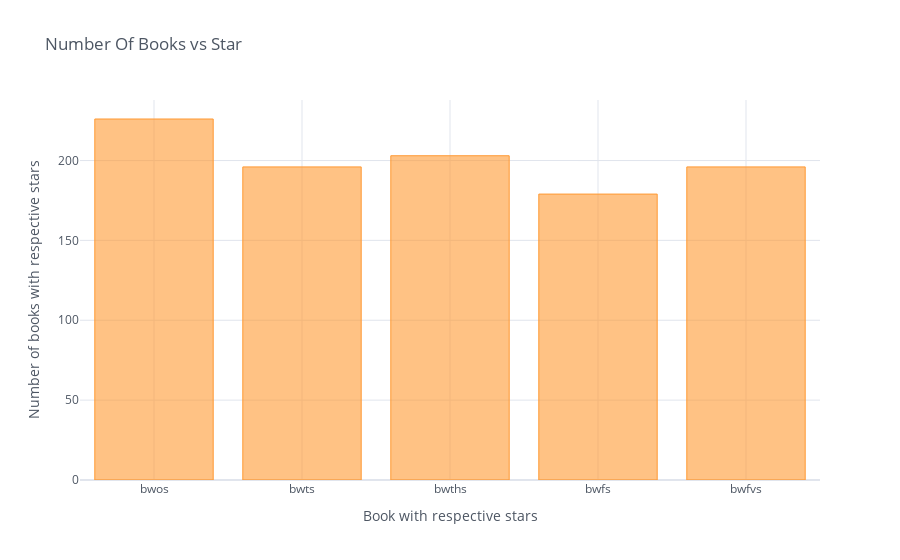

Notebook code cell kept with this figure:
### Code cell
df.iplot(kind='bar',xTitle='Book with respective stars',yTitle='Number of books with respective stars',
         title='Number Of Books vs Star',theme='white')

### Figure 1 — Plotly figure (JSON) as saved in the notebook; plotly's stock layout.template omitted (floating-point values rounded to 4 significant figures)
{"data": [{"marker": {"color": "rgba(255, 153, 51, 0.6)", "line": {"color": "rgba(255, 153, 51, 1.0)", "width": 1}}, "name": "Books", "orientation": "v", "text": "", "type": "bar", "x": ["bwos", "bwts", "bwths", "bwfs", "bwfvs"], "y": [226, 196, 203, 179, 196]}], "layout": {"legend": {"bgcolor": "#FFFFFF", "font": {"color": "#4D5663"}}, "paper_bgcolor": "#FFFFFF", "plot_bgcolor": "#FFFFFF", "title": {"font": {"color": "#4D5663"}, "text": "Number Of Books vs Star"}, "xaxis": {"gridcolor": "#E1E5ED", "showgrid": true, "tickfont": {"color": "#4D5663"}, "title": {"font": {"color": "#4D5663"}, "text": "Book with respective stars"}, "zerolinecolor": "#E1E5ED"}, "yaxis": {"gridcolor": "#E1E5ED", "showgrid": true, "tickfont": {"color": "#4D5663"}, "title": {"font": {"color": "#4D5663"}, "text": "Number of books with respective stars"}, "zerolinecolor": "#E1E5ED"}}}
